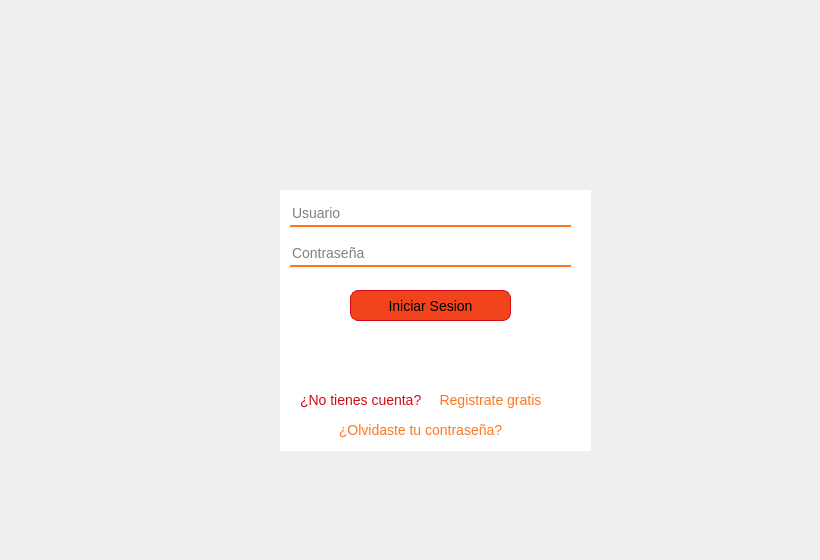
    <widget class="QWidget" name="InicoSesion">
     <widget class="QLabel" name="label_2">
      <property name="geometry">
       <rect>
        <x>10</x>
        <y>-40</y>
        <width>801</width>
        <height>551</height>
       </rect>
      </property>
      <property name="styleSheet">
       <string notr="true">background-image: url(:/Imagenes/fondo.png);</string>
      </property>
      <property name="text">
       <string/>
      </property>
     </widget>
     <widget class="QGroupBox" name="groupBox_14">
      <property name="geometry">
       <rect>
        <x>280</x>
        <y>190</y>
        <width>311</width>
        <height>261</height>
       </rect>
      </property>
      <property name="styleSheet">
       <string notr="true">*{
background-color: transparent;
border: none;
}

QGroupBox{
background-color:white;
border: none;
}

QLabel{
color:#1a237e;
background-color: transparent;
font-size:14px
}

QLineEdit{
color: black;
border-bottom: 2px solid #fe761e;
border-color: #fe761e;
font-size:14px;

}

QPushButton{
background-color :#f1441c;
font-size:14px;
border: 1px solid #d40a18;
border-radius: 8px; 
}

</string>
      </property>
      <property name="title">
       <string/>
      </property>
      <widget class="QLineEdit" name="Pass">
       <property name="geometry">
        <rect>
         <x>10</x>
         <y>50</y>
         <width>281</width>
         <height>27</height>
        </rect>
       </property>
       <property name="styleSheet">
        <string notr="true"/>
       </property>
       <property name="echoMode">
        <enum>QLineEdit::Password</enum>
       </property>
       <property name="placeholderText">
        <string>Contraseña</string>
       </property>
      </widget>
      <widget class="QPushButton" name="registro">
       <property name="geometry">
        <rect>
         <x>150</x>
         <y>200</y>
         <width>121</width>
         <height>20</height>
        </rect>
       </property>
       <property name="styleSheet">
        <string notr="true">color: #fe761e;
border:none;
background-color: white;
font: 87 &quot;Arial Black&quot;;</string>
       </property>
       <property name="text">
        <string>Registrate gratis</string>
       </property>
      </widget>
      <widget class="QLineEdit" name="User">
       <property name="geometry">
        <rect>
         <x>10</x>
         <y>10</y>
         <width>281</width>
         <height>27</height>
        </rect>
       </property>
       <property name="styleSheet">
        <string notr="true"/>
       </property>
       <property name="text">
        <string/>
       </property>
       <property name="placeholderText">
        <string>Usuario</string>
       </property>
      </widget>
      <widget class="QPushButton" name="IniciarSesion">
       <property name="geometry">
        <rect>
         <x>70</x>
         <y>100</y>
         <width>161</width>
         <height>31</height>
        </rect>
       </property>
       <property name="styleSheet">
        <string notr="true"/>
       </property>
       <property name="text">
        <string>  Iniciar Sesion  </string>
       </property>
       <property name="flat">
        <bool>false</bool>
       </property>
      </widget>
      <widget class="QLabel" name="label_3">
       <property name="geometry">
        <rect>
         <x>20</x>
         <y>200</y>
         <width>151</width>
         <height>19</height>
        </rect>
       </property>
       <property name="styleSheet">
        <string notr="true">color: #d40a18;</string>
       </property>
       <property name="text">
        <string>¿No tienes cuenta?</string>
       </property>
      </widget>
      <widget class="QPushButton" name="OContra">
       <property name="geometry">
        <rect>
         <x>40</x>
         <y>230</y>
         <width>201</width>
         <height>20</height>
        </rect>
       </property>
       <property name="styleSheet">
        <string notr="true">QPushButton{
color: #fe761e;
border:none;
background-color: white;
font-size:14px;
}
</string>
       </property>
       <property name="text">
        <string>¿Olvidaste tu contraseña?</string>
       </property>
      </widget>
     </widget>
     <widget class="QLabel" name="label_6">
      <property name="geometry">
       <rect>
        <x>550</x>
        <y>200</y>
        <width>261</width>
        <height>211</height>
       </rect>
      </property>
      <property name="styleSheet">
       <string notr="true">border-image: url(:/Imagenes/Logo.png)</string>
      </property>
      <property name="text">
       <string/>
      </property>
     </widget>
     <widget class="QLabel" name="label_59">
      <property name="geometry">
       <rect>
        <x>270</x>
        <y>-20</y>
        <width>261</width>
        <height>211</height>
       </rect>
      </property>
      <property name="styleSheet">
       <string notr="true">border-image: url(:/Imagenes/logo.png)</string>
      </property>
      <property name="text">
       <string/>
      </property>
     </widget>
    </widget>
